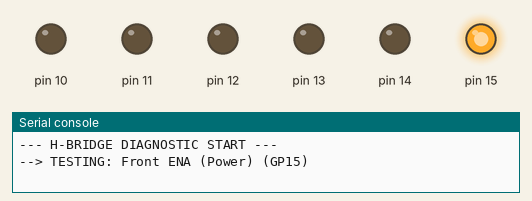
A program run on a simulated MicroPython board. Shown: output pins drawn as LEDs (lit = HIGH), the last lines printed to the serial console. At 9.0 s the program stops and its outputs stay as they are.

Above: at 0.1 s.
At 1.6 s:
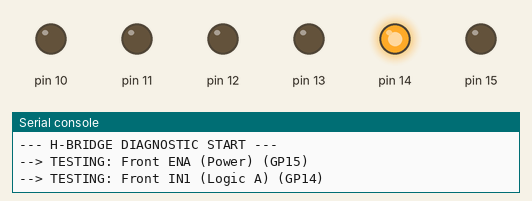
At 3.1 s:
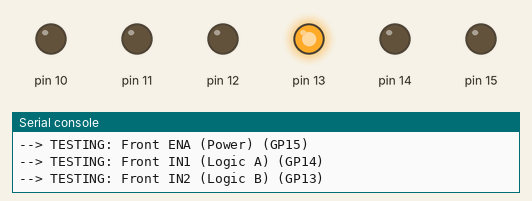
At 4.6 s:
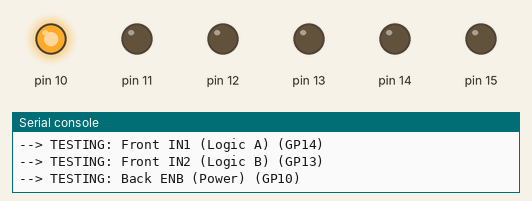
At 6.1 s:
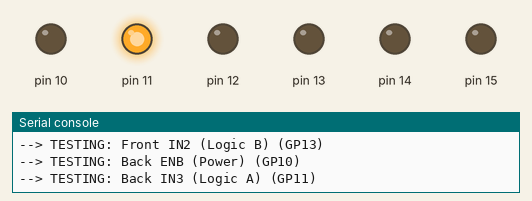
At 8.6 s:
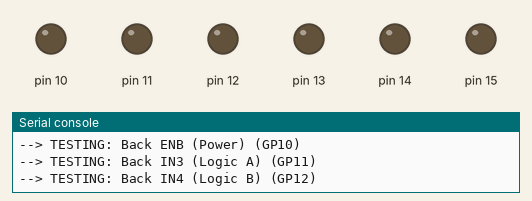
Timing chart, 0 to 10.1 s (numbered marks = the images above):
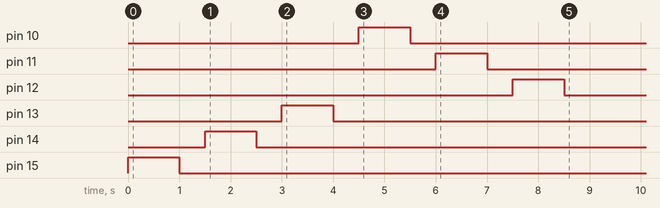

Measured:
- by itself, pin 10: LOW → HIGH at 4.5 s, → LOW 1.0 s later
- by itself, pin 11: LOW → HIGH at 6.0 s, → LOW 1.0 s later
- by itself, pin 12: LOW → HIGH at 7.5 s, → LOW 1.0 s later
- by itself, pin 13: LOW → HIGH at 3.0 s, → LOW 1.0 s later
- by itself, pin 14: LOW → HIGH at 1.5 s, → LOW 1.0 s later
- by itself, pin 15: LOW → HIGH at 0.00 s, → LOW 1.0 s later

The program:

Directional_Test.py
```python
# ==========================================================
# TOOL: HARDWARE DIAGNOSTIC (H-BRIDGE)
# ==========================================================
# Goal: Validates physical wiring of the L298N Motor Driver.
# Logic: Cycles every input pin individually.
#
# USAGE:
# 1. Lift the Robot off the ground (Wheels in air).
# 2. Run this script.
# 3. Verify each wheel spins in the correct order.
# ==========================================================

from machine import Pin
import time

# We copy the config here so this tool is standalone (in case AWD.py is broken)
class HardwareConfig:
    # Front
    F_ENA = 15; F_IN1 = 14; F_IN2 = 13
    # Back
    B_ENB = 10; B_IN3 = 11; B_IN4 = 12

def test_pin(name, pin_id, duration=1.0):
    print(f"--> TESTING: {name} (GP{pin_id})")
    try:
        p = Pin(pin_id, Pin.OUT)
        p.value(1)
        time.sleep(duration)
        p.value(0)
    except Exception as e:
        print(f"    FAIL: {e}")
    time.sleep(0.5)

def main():
    print("--- H-BRIDGE DIAGNOSTIC START ---")

    # 1. Front Axle
    test_pin("Front ENA (Power)", HardwareConfig.F_ENA)
    test_pin("Front IN1 (Logic A)", HardwareConfig.F_IN1)
    test_pin("Front IN2 (Logic B)", HardwareConfig.F_IN2)

    # 2. Back Axle
    test_pin("Back ENB (Power)", HardwareConfig.B_ENB)
    test_pin("Back IN3 (Logic A)", HardwareConfig.B_IN3)
    test_pin("Back IN4 (Logic B)", HardwareConfig.B_IN4)

    print("--- DIAGNOSTIC COMPLETE ---")

if __name__ == "__main__":
    main()
```
